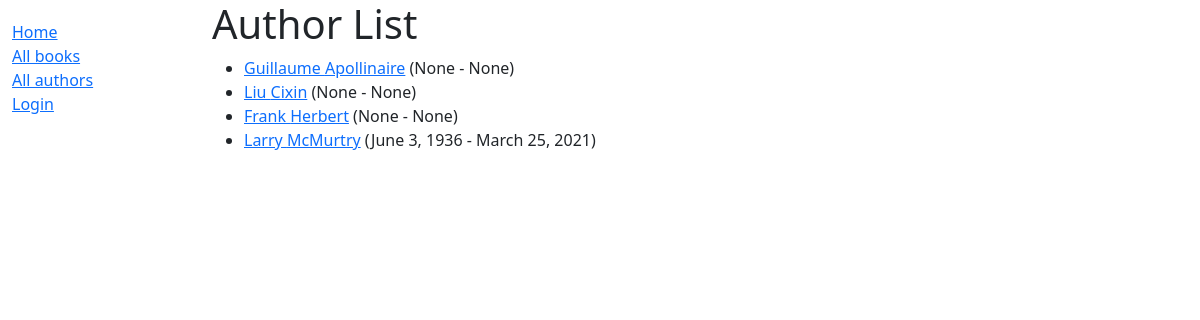
Screenshot of /catalog/authors/ with the database file from the repository.
### catalog/models.py (models this page shows, shortened)
class Author(models.Model):
    first_name = models.CharField(max_length=100)
    last_name = models.CharField(max_length=100)
    date_of_birth = models.DateField(null=True, blank=True)
    date_of_death = models.DateField('Died', null=True, blank=True)
    class Meta:
        ordering = ['last_name', 'first_name']
    def get_absolute_url(self):
        return reverse('author-detail', args=[str(self.id)])

### catalog/views.py (the view)
# urls.py: path('authors/', views.AuthorListView.as_view(), name='authors'),
class AuthorListView(generic.ListView):
	model = Author

### catalog/templates/catalog/author_list.html
{% extends "base_generic.html" %}
{% block content %}
    <h1>Author List</h1>
    {% if author_list %}
        <ul>
            {% for author in author_list %}
                <li><a href="{{ author.get_absolute_url }}">{{ author.first_name }} {{ author.last_name }}</a> ({{ author.date_of_birth }} - {{ author.date_of_death }})</li>
            {% endfor %}
        </ul>
    {% else %}
        <p>There are no authors.</p>
    {% endif %}
{% endblock %}

### rows the page displays
Author: first_name "Guillaume", last_name "Apollinaire", date_of_birth "None", date_of_death "None"
Author: first_name "Liu", last_name "Cixin", date_of_birth "None", date_of_death "None"
Author: first_name "Frank", last_name "Herbert", date_of_birth "None", date_of_death "None"
Author: first_name "Larry", last_name "McMurtry", date_of_birth "June 3, 1936", date_of_death "March 25, 2021"
